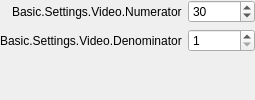
              <widget class="QWidget" name="page_2">
               <layout class="QFormLayout" name="formLayout_4">
                <property name="fieldGrowthPolicy">
                 <enum>QFormLayout::ExpandingFieldsGrow</enum>
                </property>
                <property name="labelAlignment">
                 <set>Qt::AlignRight|Qt::AlignTrailing|Qt::AlignVCenter</set>
                </property>
                <property name="leftMargin">
                 <number>0</number>
                </property>
                <property name="topMargin">
                 <number>0</number>
                </property>
                <property name="rightMargin">
                 <number>0</number>
                </property>
                <property name="bottomMargin">
                 <number>0</number>
                </property>
                <item row="0" column="0">
                 <widget class="QLabel" name="label_12">
                  <property name="text">
                   <string>Basic.Settings.Video.Numerator</string>
                  </property>
                 </widget>
                </item>
                <item row="0" column="1">
                 <widget class="QSpinBox" name="fpsNumerator">
                  <property name="minimum">
                   <number>1</number>
                  </property>
                  <property name="maximum">
                   <number>1000000</number>
                  </property>
                  <property name="value">
                   <number>30</number>
                  </property>
                 </widget>
                </item>
                <item row="1" column="0">
                 <widget class="QLabel" name="label_13">
                  <property name="text">
                   <string>Basic.Settings.Video.Denominator</string>
                  </property>
                 </widget>
                </item>
                <item row="1" column="1">
                 <widget class="QSpinBox" name="fpsDenominator">
                  <property name="minimum">
                   <number>1</number>
                  </property>
                  <property name="maximum">
                   <number>1000000</number>
                  </property>
                 </widget>
                </item>
               </layout>
              </widget>
